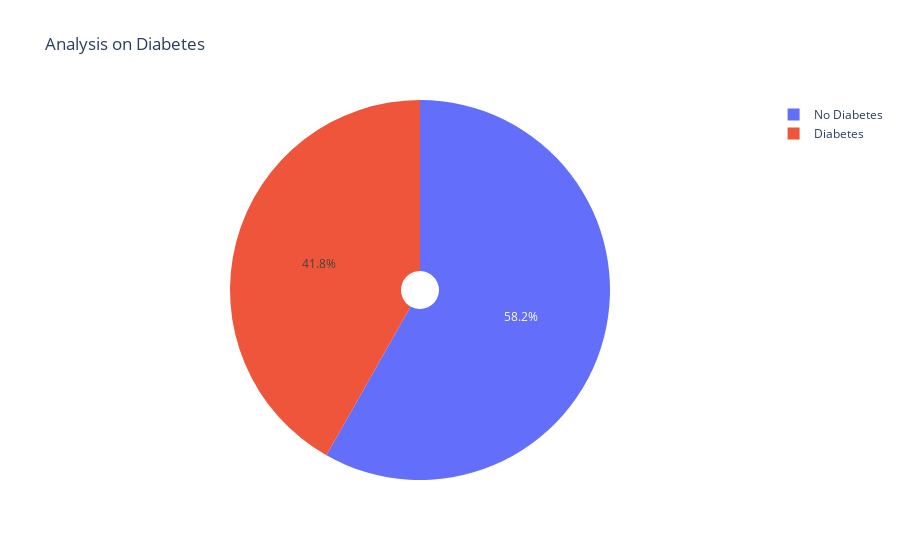

Write notebook code for a chart like this one.
### Markdown cell above
PIE CHARTS

### Code cell
labels = ['No Diabetes','Diabetes']
diabetes_yes = heart_data[heart_data['diabetes']==1]
diabetes_no = heart_data[heart_data['diabetes']==0]
values = [len(diabetes_no), len(diabetes_yes)]
fig = go.Figure(data=[go.Pie(labels=labels, values=values, hole=.1)])
fig.update_layout(
    title_text="Analysis on Diabetes")
fig.show()

### Figure 1 — Plotly figure (JSON) as saved in the notebook; plotly's stock layout.template omitted (floating-point values rounded to 4 significant figures)
{"data": [{"hole": 0.1, "labels": ["No Diabetes", "Diabetes"], "type": "pie", "values": [174, 125]}], "layout": {"autosize": true, "title": {"text": "Analysis on Diabetes"}}}
